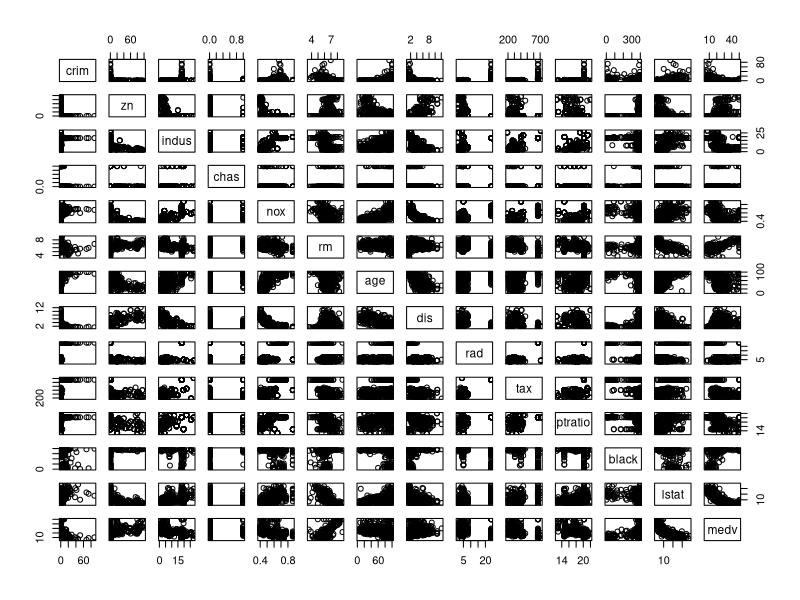
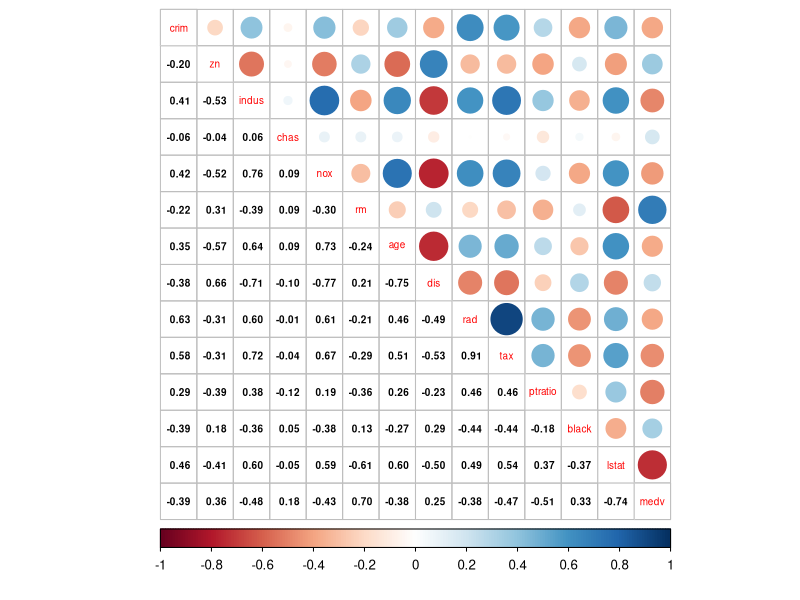
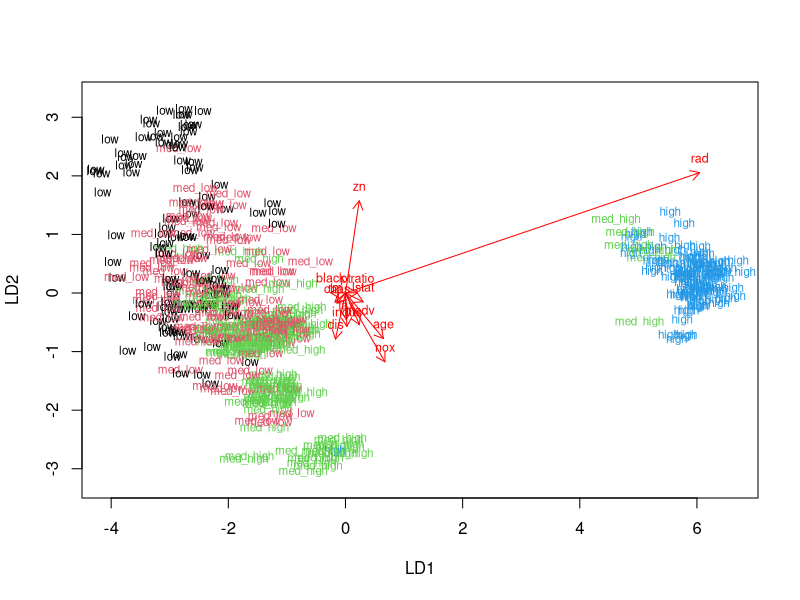
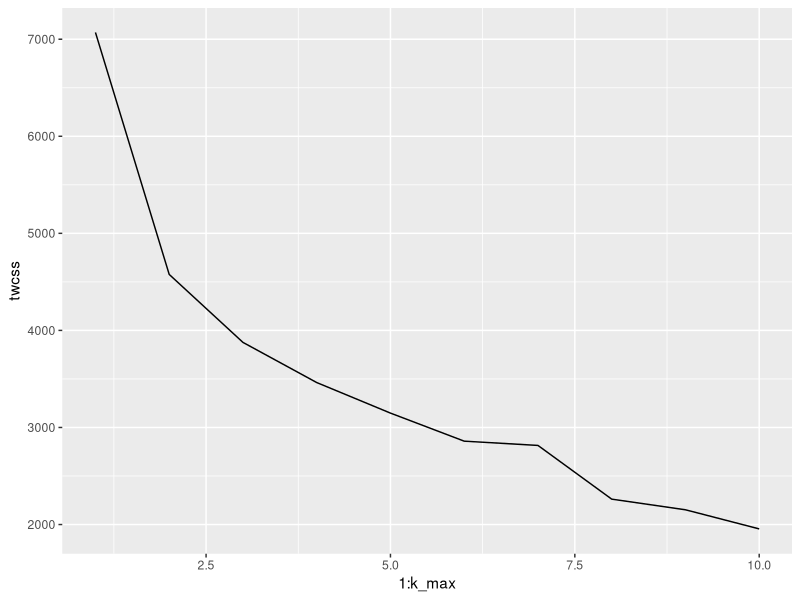
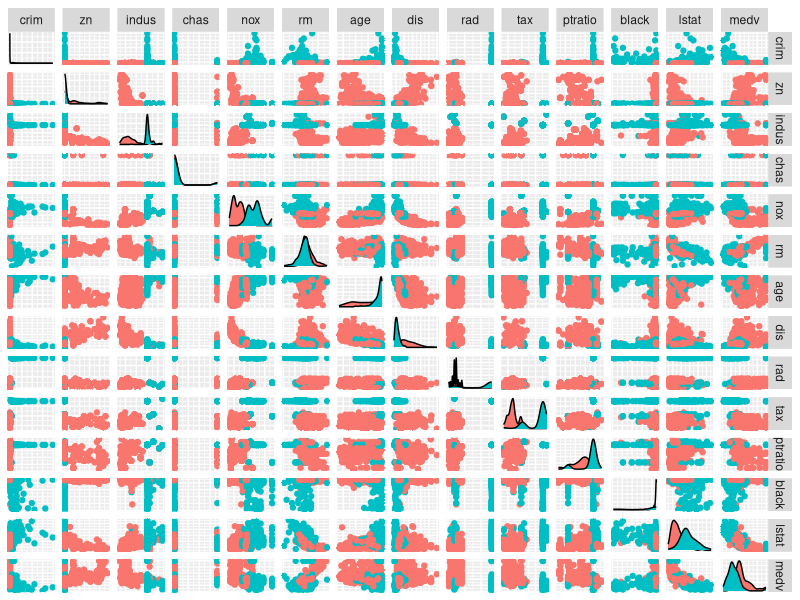
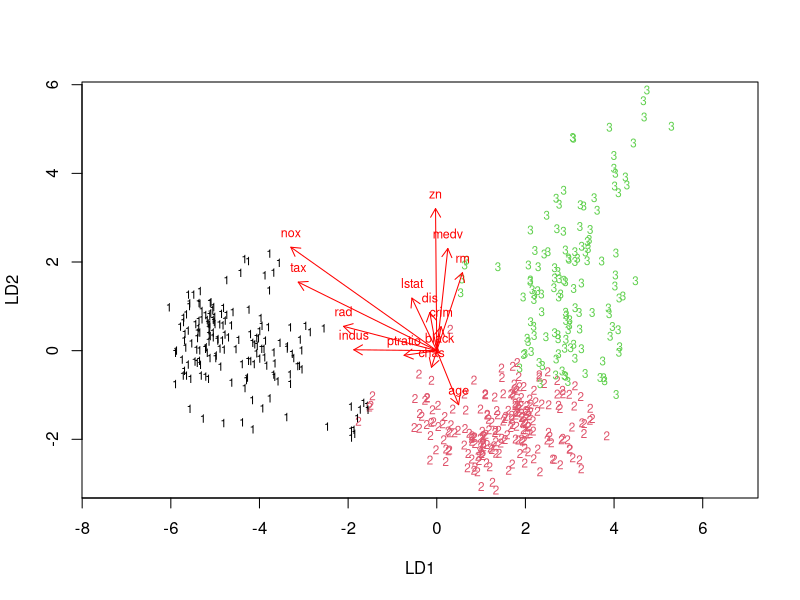

Reproduce these figures in R, in order.
## ---- chunk 1
# load in packages for future use, suppress output to keep course diary page tidy
# include MASS package for the Boston data set
library(MASS) # install.packages("MASS")
library(tidyr) # install.packages("tidyverse")
library(corrplot) # install.packages("corrplot")
library(ggplot2) # install.packages("ggplot2")
library(GGally) # install.packages("GGally")
## ---- chunk 2
# load the data
data("Boston")

# explore the dataset
str(Boston)
dim(Boston)
## ---- chunk 3
# variable summaries
summary(Boston)

# scatterplot matrix
pairs(Boston)

# calculate the correlation matrix
cor_matrix <- cor(Boston)

 # visualize the correlation matrix
corrplot(cor_matrix, method="circle", type = "upper", cl.pos = "b", tl.pos = "d", tl.cex = 0.6)
corrplot(cor_matrix, add = TRUE, type = 'lower', method = 'number', col = 'black', diag = FALSE, tl.pos = 'n', cl.pos = 'n', number.cex = 0.6)
## ---- chunk 4
# standardizing the data set and changing to data frame
boston_scaled <- as.data.frame(scale(Boston))

# summary of scaled data
summary(boston_scaled)

# create a categorical variable crime with crim quantiles as cut points
crime <- cut(boston_scaled$crim, breaks = quantile(boston_scaled$crim), include.lowest = TRUE, label = c("low", "med_low", "med_high", "high"))

# remove original crim from the dataset
boston_scaled <- dplyr::select(boston_scaled, -crim)

# add the new categorical value to scaled data
boston_scaled <- data.frame(boston_scaled, crime)

# number of rows in the Boston dataset 
n <- nrow(boston_scaled)

# choose randomly 80% of the rows
ind <- sample(n,  size = n * 0.8)

# create train set
train <- boston_scaled[ind,]

# create test set 
test <- boston_scaled[-ind,]
## ---- chunk 5
# fit linear discriminant analysis
lda.fit <- lda(crime ~ ., data = train)

# the function for lda biplot arrows
lda.arrows <- function(x, myscale = 1, arrow_heads = 0.1, color = "red", tex = 0.75, choices = c(1,2)){
  heads <- coef(x)
  arrows(x0 = 0, y0 = 0, 
         x1 = myscale * heads[,choices[1]], 
         y1 = myscale * heads[,choices[2]], col=color, length = arrow_heads)
  text(myscale * heads[,choices], labels = row.names(heads), 
       cex = tex, col=color, pos=3)
}

# target classes as numeric
classes <- as.numeric(train$crime)

# plot the lda results
plot(lda.fit, dimen = 2, col = classes, pch = classes)
lda.arrows(lda.fit, myscale = 2)
## ---- chunk 6
# save correct crime classification in separate variable
correct_classes <- test$crime

# remove crime variable from test data frame
test <- dplyr::select(test, -crime)

# predict classes with test data
lda.pred <- predict(lda.fit, newdata = test)

# cross tabulate the results
table(correct = correct_classes, predicted = lda.pred$class)

## ---- chunk 7
# reload the data, not strictly necessary as there were no changes to this data frame previously
data("Boston")

# standardizing the data set and changing to data frame
boston_scaled <- as.data.frame(scale(Boston))

# euclidean distance matrix
dist_eu <- dist(boston_scaled)

# print summary of distance matrix
summary(dist_eu)
## ---- chunk 8
# setting seed for replicability
set.seed(123)

# setting a large number of clusters to explore which number might be optimal
k_max <- 10

# calculate the total within sum of squares
twcss <- sapply(1:k_max, function(k){kmeans(boston_scaled, k)$tot.withinss})

# visualize the results
qplot(x = 1:k_max, y = twcss, geom = 'line')
## ---- chunk 9
# k-means clustering
km <- kmeans(boston_scaled, centers = 2)

# set as factor for ggpairs
km$cluster <- factor(km$cluster)

# plot the Boston dataset with clusters
ggpairs(boston_scaled, progress = FALSE, upper = list(continuous = "points"), axisLabels = "none", ggplot2::aes(colour=km$cluster))
## ---- chunk 10
# reload the data, not strictly necessary as there were no changes to this data frame previously
data("Boston")

# setting seed for replicability
set.seed(1)

# standardizing the data set and changing to data frame
boston_scaled <- as.data.frame(scale(Boston))

# k-means clustering with 3 clusters
km <- kmeans(boston_scaled, centers = 3)

# include clusters in the boston data frame
boston_scaled$cluster <- km$cluster

# fit linear discriminant analysis
lda.fit <- lda(cluster ~ ., data = boston_scaled)

# the function for lda biplot arrows
lda.arrows <- function(x, myscale = 1, arrow_heads = 0.1, color = "red", tex = 0.75, choices = c(1,2)){
  heads <- coef(x)
  arrows(x0 = 0, y0 = 0, 
         x1 = myscale * heads[,choices[1]], 
         y1 = myscale * heads[,choices[2]], col=color, length = arrow_heads)
  text(myscale * heads[,choices], labels = row.names(heads), 
       cex = tex, col=color, pos=3)
}

# target classes as numeric
classes <- as.numeric(boston_scaled$cluster)

# plot the lda results
plot(lda.fit, dimen = 2, col = classes, pch = classes)
lda.arrows(lda.fit, myscale = 3)
## ---- chunk 11
# adding a little timestamp at the end
library(tidyverse)
library(lubridate)
## ---- chunk 12
#date()
Sys.time() %>% format("Last updated %a %b %d %H:%M:%S %Y")
